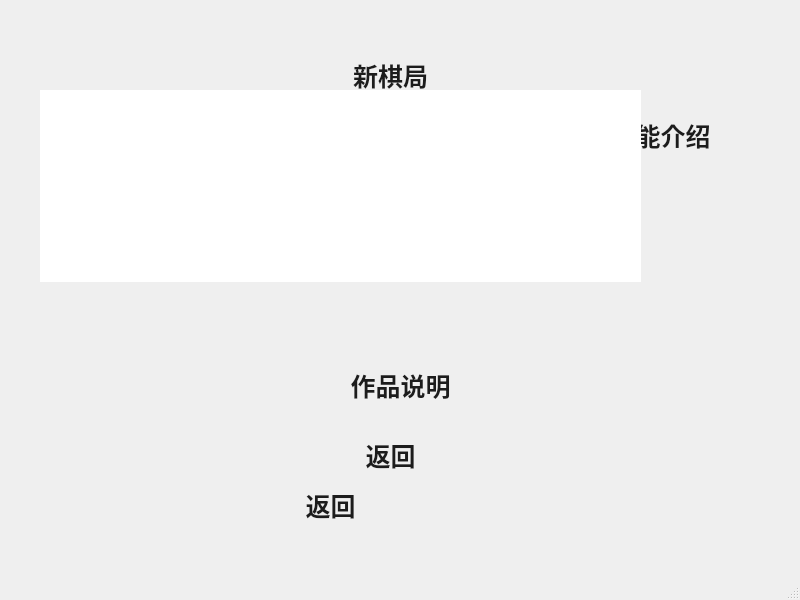
<?xml version="1.0" encoding="UTF-8"?>
<ui version="4.0">
 <class>StartWindow</class>
 <widget class="QMainWindow" name="StartWindow">
  <property name="geometry">
   <rect>
    <x>0</x>
    <y>0</y>
    <width>800</width>
    <height>600</height>
   </rect>
  </property>
  <property name="minimumSize">
   <size>
    <width>0</width>
    <height>0</height>
   </size>
  </property>
  <property name="maximumSize">
   <size>
    <width>16777215</width>
    <height>16777215</height>
   </size>
  </property>
  <property name="windowTitle">
   <string>StartWindow</string>
  </property>
  <widget class="QWidget" name="centralwidget">
   <widget class="QPushButton" name="btnstart">
    <property name="geometry">
     <rect>
      <x>260</x>
      <y>160</y>
      <width>261</width>
      <height>51</height>
     </rect>
    </property>
    <property name="styleSheet">
     <string notr="true">QPushButton {
	font: 9pt &quot;华文行楷&quot;;
	font: 9pt &quot;隶书&quot;;
    border-radius: 4px; 
    border: none; 
    width: 35px; 
    height: 35px; 
    color: rgb(28, 28, 28);
    font: bold 25px;
}

QPushButton:hover { 
    background: rgb(150, 150, 150); 
}
QPushButton:pressed{ 
    background: rgb(185, 185, 185); 
}

QWidget { 
    border: 1px solid &quot;#4F4F4F&quot;; 
    background-color: &quot;#EEE5DE&quot;; 
}
</string>
    </property>
    <property name="text">
     <string>开始教学</string>
    </property>
   </widget>
   <widget class="QPushButton" name="btnesc">
    <property name="geometry">
     <rect>
      <x>20</x>
      <y>110</y>
      <width>241</width>
      <height>51</height>
     </rect>
    </property>
    <property name="styleSheet">
     <string notr="true">QPushButton {
	font: 9pt &quot;华文行楷&quot;;
	font: 9pt &quot;隶书&quot;;
    border-radius: 4px; 
    border: none; 
    width: 35px; 
    height: 35px; 
    color: rgb(28, 28, 28);
    font: bold 25px;
}

QPushButton:hover { 
    background: rgb(150, 150, 150); 
}
QPushButton:pressed{ 
    background: rgb(185, 185, 185); 
}

QWidget { 
    border: 1px solid &quot;#4F4F4F&quot;; 
    background-color: &quot;#EEE5DE&quot;; 
}
</string>
    </property>
    <property name="text">
     <string>退出游戏</string>
    </property>
   </widget>
   <widget class="QPushButton" name="btnintroduce">
    <property name="geometry">
     <rect>
      <x>540</x>
      <y>110</y>
      <width>241</width>
      <height>51</height>
     </rect>
    </property>
    <property name="styleSheet">
     <string notr="true">QPushButton {
	font: 9pt &quot;华文行楷&quot;;
	font: 9pt &quot;隶书&quot;;
    border-radius: 4px; 
    border: none; 
    width: 35px; 
    height: 35px; 
    color: rgb(28, 28, 28);
    font: bold 25px;
}

QPushButton:hover { 
    background: rgb(150, 150, 150); 
}
QPushButton:pressed{ 
    background: rgb(185, 185, 185); 
}

QWidget { 
    border: 1px solid &quot;#4F4F4F&quot;; 
    background-color: &quot;#EEE5DE&quot;; 
}
</string>
    </property>
    <property name="text">
     <string>功能介绍</string>
    </property>
   </widget>
   <widget class="QPushButton" name="btnnew">
    <property name="geometry">
     <rect>
      <x>270</x>
      <y>50</y>
      <width>241</width>
      <height>51</height>
     </rect>
    </property>
    <property name="styleSheet">
     <string notr="true">QPushButton {
	font: 9pt &quot;华文行楷&quot;;
	font: 9pt &quot;隶书&quot;;
    border-radius: 4px; 
    border: none; 
    width: 35px; 
    height: 35px; 
    color: rgb(28, 28, 28);
    font: bold 25px;
}

QPushButton:hover { 
    background: rgb(150, 150, 150); 
}
QPushButton:pressed{ 
    background: rgb(185, 185, 185); 
}

QWidget { 
    border: 1px solid &quot;#4F4F4F&quot;; 
    background-color: &quot;#EEE5DE&quot;; 
}
</string>
    </property>
    <property name="text">
     <string>新棋局</string>
    </property>
   </widget>
   <widget class="QPushButton" name="btnhelp">
    <property name="geometry">
     <rect>
      <x>280</x>
      <y>360</y>
      <width>241</width>
      <height>51</height>
     </rect>
    </property>
    <property name="styleSheet">
     <string notr="true">QPushButton {
	font: 9pt &quot;华文行楷&quot;;
	font: 9pt &quot;隶书&quot;;
    border-radius: 4px; 
    border: none; 
    width: 35px; 
    height: 35px; 
    color: rgb(28, 28, 28);
    font: bold 25px;
}

QPushButton:hover { 
    background: rgb(150, 150, 150); 
}
QPushButton:pressed{ 
    background: rgb(185, 185, 185); 
}

QWidget { 
    border: 1px solid &quot;#4F4F4F&quot;; 
    background-color: &quot;#EEE5DE&quot;; 
}
</string>
    </property>
    <property name="text">
     <string>作品说明</string>
    </property>
   </widget>
   <widget class="QPushButton" name="btnback">
    <property name="geometry">
     <rect>
      <x>260</x>
      <y>240</y>
      <width>241</width>
      <height>51</height>
     </rect>
    </property>
    <property name="styleSheet">
     <string notr="true">QPushButton {
	font: 9pt &quot;华文行楷&quot;;
	font: 9pt &quot;隶书&quot;;
    border-radius: 4px; 
    border: none; 
    width: 35px; 
    height: 35px; 
    color: rgb(28, 28, 28);
    font: bold 25px;
}

QPushButton:hover { 
    background: rgb(150, 150, 150); 
}
QPushButton:pressed{ 
    background: rgb(185, 185, 185); 
}

QWidget { 
    border: 1px solid &quot;#4F4F4F&quot;; 
    background-color: &quot;#EEE5DE&quot;; 
}
</string>
    </property>
    <property name="text">
     <string>返回</string>
    </property>
   </widget>
   <widget class="QTextBrowser" name="textBrowser">
    <property name="geometry">
     <rect>
      <x>40</x>
      <y>90</y>
      <width>601</width>
      <height>192</height>
     </rect>
    </property>
    <property name="styleSheet">
     <string notr="true">QTextBrowser {
	font: 9pt &quot;华文行楷&quot;;
	font: 9pt &quot;隶书&quot;;
    border-radius: 4px; 
    border: none; 
    width: 35px; 
    height: 35px; 
    color: rgb(28, 28, 28);
    font: bold 25px;
}

QPushButton:hover { 
    background: rgb(150, 150, 150); 
}
QPushButton:pressed{ 
    background: rgb(185, 185, 185); 
}

QWidget { 
    border: 1px solid &quot;#4F4F4F&quot;; 
    background-color: &quot;#E8E8E8&quot;; 
}
</string>
    </property>
   </widget>
   <widget class="QPushButton" name="btncloseBrowser">
    <property name="geometry">
     <rect>
      <x>270</x>
      <y>430</y>
      <width>241</width>
      <height>51</height>
     </rect>
    </property>
    <property name="styleSheet">
     <string notr="true">QPushButton {
	font: 9pt &quot;华文行楷&quot;;
	font: 9pt &quot;隶书&quot;;
    border-radius: 4px; 
    border: none; 
    width: 35px; 
    height: 35px; 
    color: rgb(28, 28, 28);
    font: bold 25px;
}

QPushButton:hover { 
    background: rgb(150, 150, 150); 
}
QPushButton:pressed{ 
    background: rgb(185, 185, 185); 
}

QWidget { 
    border: 1px solid &quot;#4F4F4F&quot;; 
    background-color: &quot;#EEE5DE&quot;; 
}
</string>
    </property>
    <property name="text">
     <string>返回</string>
    </property>
   </widget>
   <widget class="QPushButton" name="btncloseBrowser_2">
    <property name="geometry">
     <rect>
      <x>210</x>
      <y>480</y>
      <width>241</width>
      <height>51</height>
     </rect>
    </property>
    <property name="styleSheet">
     <string notr="true">QPushButton {
	font: 9pt &quot;华文行楷&quot;;
	font: 9pt &quot;隶书&quot;;
    border-radius: 4px; 
    border: none; 
    width: 35px; 
    height: 35px; 
    color: rgb(28, 28, 28);
    font: bold 25px;
}

QPushButton:hover { 
    background: rgb(150, 150, 150); 
}
QPushButton:pressed{ 
    background: rgb(185, 185, 185); 
}

QWidget { 
    border: 1px solid &quot;#4F4F4F&quot;; 
    background-color: &quot;#EEE5DE&quot;; 
}
</string>
    </property>
    <property name="text">
     <string>返回</string>
    </property>
   </widget>
  </widget>
  <widget class="QMenuBar" name="menubar">
   <property name="geometry">
    <rect>
     <x>0</x>
     <y>0</y>
     <width>800</width>
     <height>26</height>
    </rect>
   </property>
  </widget>
  <widget class="QStatusBar" name="statusbar"/>
 </widget>
 <resources/>
 <connections/>
</ui>
